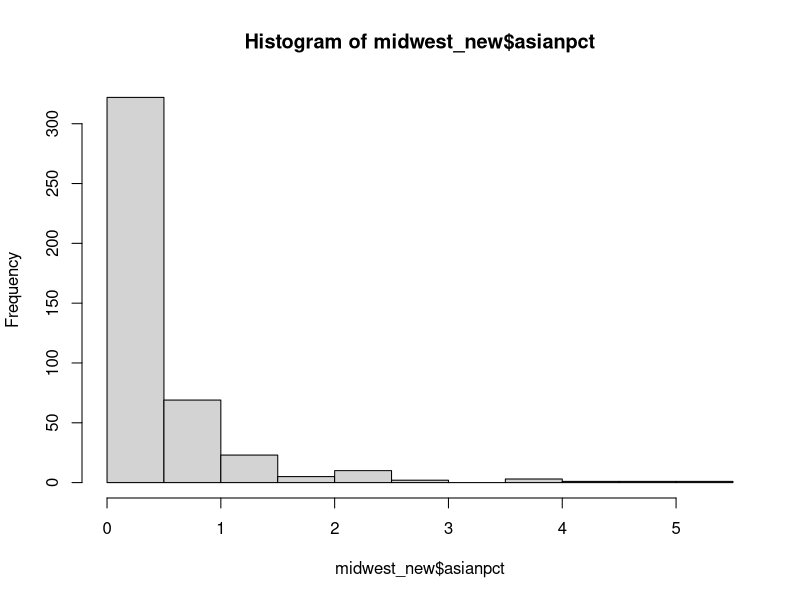
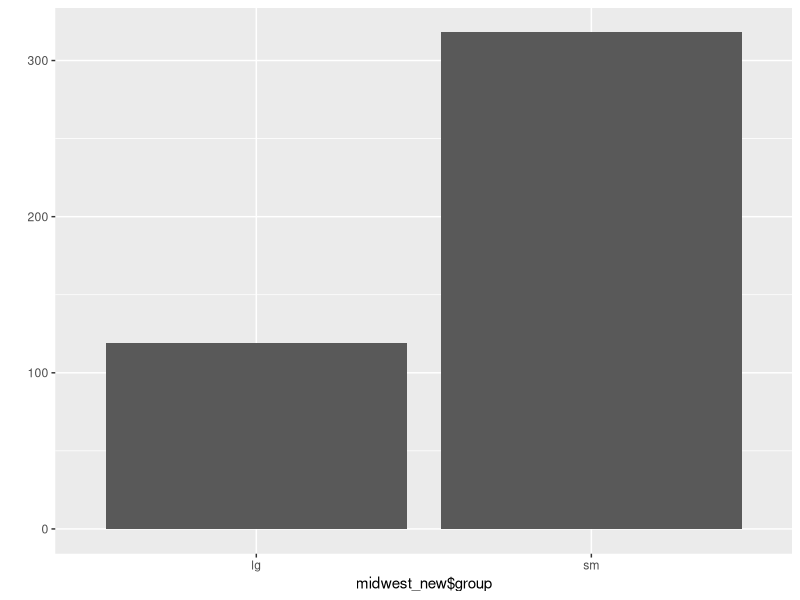

Reproduce these figures in R, in order.
#3 midwest 데이터를 data.frame으로 불러온 후, 데이터의 특징을 설명하시오.

mpg = as.data.frame(ggplot2::mpg)
library(dplyr)
library(ggplot2)
summary(mpg)

library(dplyr)
library(ggplot2)
midwest = as.data.frame(ggplot2::midwest)

head(midwest) # Raw 데이터 앞부분 확인. 6행의 데이타와 28개 필드로 구성
tail(midwest) # Raw 데이터 뒷부분 확인. 6행의 데이타와 28개 필드로 구성

View(midwest) # View 창을 통해서 원자료를 직접 보여 준다. 
dim(midwest)  # 데이타 프레임이 437행 28열로 구성 되어 있다. 

str(midwest)  # midwest 데이터가 데이터 프레임이고 437개 관측치, 28개 변수로 구성되어 있다. PID는 변수값이 int 이고 연속된 숫자로 되어 
# 있는 것으로 봐서 primary key 로 생각된다. county는 변수값이 character 이고 "ADAMS"로 부터 시작된다. 그 밑으로도 같은 방식으로 각 변수
#들의 속성과 몇개의 값을 보여 주고 있다. chr은 문자, num 은 소수점이 있는 실수, int 는 소수점이 없는 정수를 나타낸다.

summary(midwest) # summary는 28개 변수의 요약 통계량을 보여준다. 숫자로된 여섯가지의 요약 통계량을 보여주고 , 문자로 된 변수는 
#요약 통계량을 구할 수 없으니 값의 개수와 변수의 속성을 보여준다. 인구밀도를 나타내는 popdensity를 보면 최소값은 85.05,
#최대값은 88018.40, 평균은 3097.74, 중위값 1156.21을 중심으로 1st Quantile  622.41 과  3rd Quantile  2330.00 사이에 인구밀도 값이 
#몰려 있다.  



#options(encoding='-8')



#4 poptotal 변수(컬럼)를 total로, popasian 변수를 asian으로 변수명을 변경하는 코드를 작성하시오.

midwest = as.data.frame(ggplot2::midwest)
midwest_new = midwest
midwest_new = rename(midwest_new, total = poptotal )
midwest_new = rename(midwest_new, asian = popasian )

#5 total, asian 변수를 이용해 `전체 인구 대비 아시아계 인구 백분율` 파생변수(asianpct)를 추가하고, 히스토그램을 그려, 주들이 어떻게 분포하는지 설명하시오.

midwest_new$asianpct = midwest_new$asian/midwest_new$total * 100
hist(midwest_new$asianpct)


#6 아시아계 인구 백분율(asianpct)의 전체 평균을 구하고, 평균을 초과하면 "lg", 그 외는 "sm"을 부여하는 파생변수(asianrate)를 추가하는 코드를 작성하시오.

mean(midwest_new$asianpct)
##[1] 0.4872462
midwest_new$group = ifelse(midwest_new$asianpct > 0.4872462, "lg", "sm")

#7 "lg"와 "sm"에 해당하는 지역이 얼마나 되는지 빈도 막대그래프(qplot)을 그려보시오.

table(midwest_new$group)

##  lg   sm
##  119  318

library(ggplot2)
qplot(midwest_new$group)
